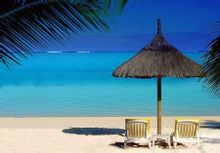
//> input picture test/img.jpg, 220 x 153 px
$ ./deconv_test img.jpg img.jpg img.jpg out.png   (built with g++ and OpenCV 4)
//> lines starting //> are read from the running program, lines starting //| are printed output that depends on the picture
#include <opencv2/highgui/highgui.hpp>
#include <opencv2/imgproc/imgproc.hpp>
#include <iostream>
#include <string>

#include "net.h"

using std::string;
using std::cout;
using std::endl;
using namespace jaffe;

int main(int argc, char** argv) {

	string trained_file = argv[1];
	string deploy_file = argv[2];
	string image_file = argv[3];
	string output_file = argv[4];

	cv::Mat img = cv::imread(image_file);
//> img is the input picture: 153 rows x 220 cols, CV_8UC3; mean B, G, R 154, 128.4, 81.2
	// [10 lines of commented-out code are left out]
	cv::Size img_size(27, 35);
	cv::Mat img_resized;
	cv::resize(img, img_resized, img_size);
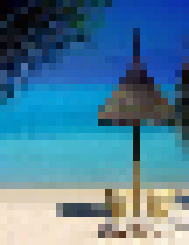
//> img_resized: 35 rows x 27 cols, CV_8UC3 (shown 7 times larger); mean B, G, R 151.8, 126.5, 80
	//cout << "img_resized.rows = " << img_resized.rows << endl;
	//cout << "img_resized.cols = " << img_resized.cols << endl;
	cv::Mat img_one;
	cv::cvtColor(img_resized, img_one, cv::COLOR_BGR2GRAY);
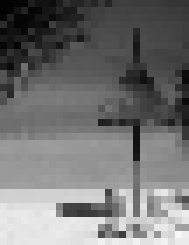
//> img_one: 35 rows x 27 cols, CV_8UC1 (shown 7 times larger); min 2, max 247, mean 115.5
	//cout << "img_one.rows = " << img_one.rows << endl;
	//cout << "img_one.cols = " << img_one.cols << endl;

//> (the run ends here: the program needs code that is not available in this run, at `JNet<float>* net = new JNet<float>(deploy_file, TEST);`)
